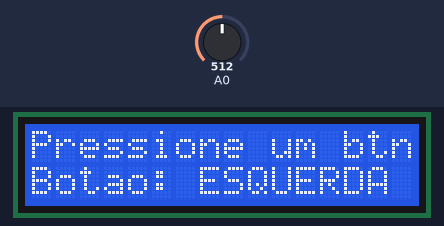
Recording of a sketch running on a simulated Arduino Uno, built with avr-gcc and run on an emulated ATmega328P. Parts: 16×2 character LCD. The test bench sets the inputs (shaded band); at power-on: A0 = 512.

Above: at 3.2 s.
3.3 s: A0 set to 440
At 4.5 s:
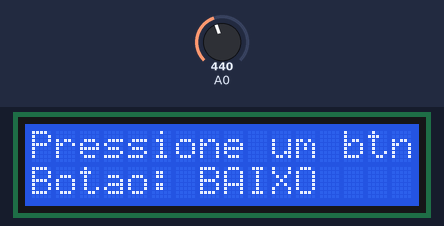
4.8 s: A0 set to 240
At 5.4 s:
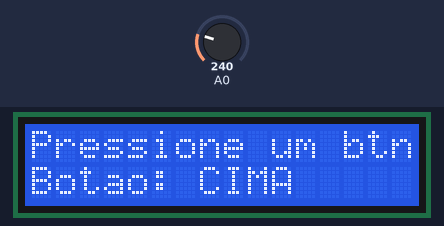
6.4 s: A0 set to 40
At 7.1 s:
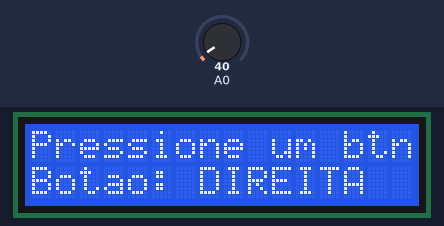
7.9 s: A0 set to 660
At 9.1 s:
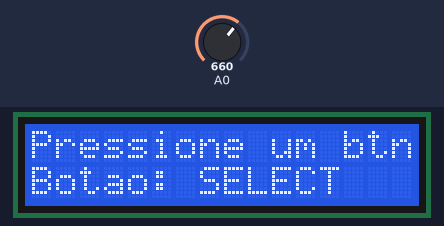
9.5 s: A0 set to 860
At 10.7 s:
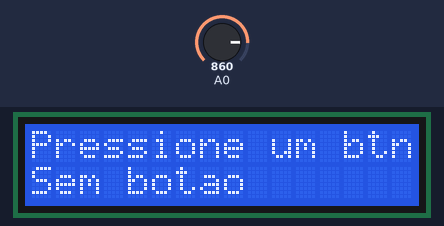
11.0 s: A0 set to 840
At 11.5 s:
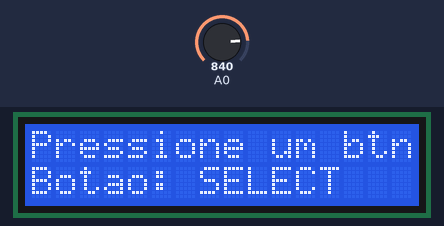
Timing chart, 0 to 13.6 s (numbered marks = the images above; inputs shaded):
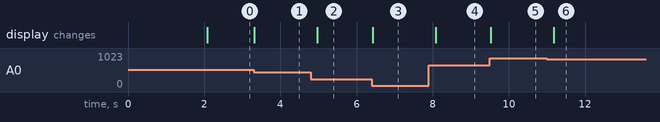

Measured:
- after the input at 3.3 s, the display: changes at once (image 1)
- after the input at 4.8 s, the display: changes after 0.17 s (image 2)
- after the input at 6.4 s, the display: changes at once (image 3)
- after the input at 7.9 s, the display: changes after 0.17 s (image 4)
- after the input at 9.5 s, the display: changes at once (image 5)
- after the input at 11.0 s, the display: changes after 0.18 s (image 6)

The sketch:

teste_LCD_16_2.ino
```cpp
#include <LiquidCrystal.h>

LiquidCrystal lcd(8, 9, 4, 5, 6, 7);

void setup() {
  lcd.begin(16, 2);
  lcd.print("LCD Keypad Shield");
  lcd.setCursor(0, 1);
  lcd.print("Iniciando...");

  delay(2000);  // Mostra o texto por 2 segundos

  lcd.clear();  // Limpa a tela antes de entrar no loop
  lcd.print("Pressione um btn");
}

void loop() {
    lcd.clear();  // Limpa a tela antes de entrar no loop
  lcd.print("Pressione um btn");
  int leitura = analogRead(A0);
  lcd.setCursor(0, 1);

  if (leitura < 50) {
    lcd.print("Botao: DIREITA   ");
  } else if (leitura < 250) {
    lcd.print("Botao: CIMA      ");
  } else if (leitura < 450) {
    lcd.print("Botao: BAIXO     ");
  } else if (leitura < 650) {
    lcd.print("Botao: ESQUERDA  ");
  } else if (leitura < 850) {
    lcd.print("Botao: SELECT    ");
  } else {
    lcd.print("Sem botao        ");
  }

  delay(200);  // Pequeno atraso para evitar atualizações rápidas demais
}
```
